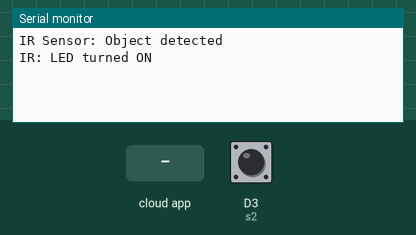
Simulated run of this sketch. Board: ESP8266 (NodeMCU). Parts: the last lines printed to the serial monitor. The test bench sets the inputs (shaded band); at power-on: D3 (s2) LOW. WiFi joins after 1.5 s; servers stay silent unless stated.

Above: at 2.7 s.
2.8 s: the phone or cloud app sets led to 0
At 3.8 s:
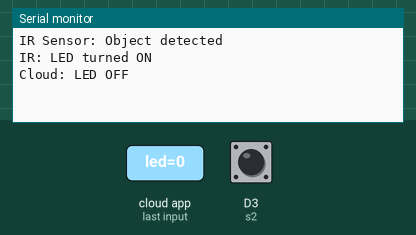
4.6 s: the phone or cloud app sets led to 1
At 5.2 s:
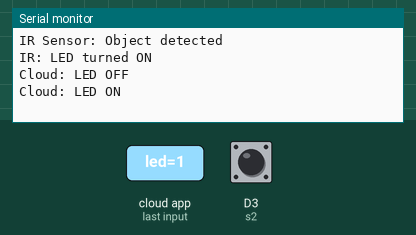
6.2 s: D3 (s2) pulsed HIGH 2 times (0.12 s each, 0.3 s apart)
At 8.2 s:
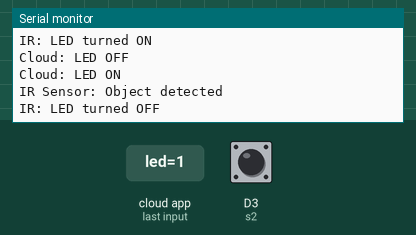

Measured:
- after the input at 2.8 s, the serial monitor: prints a new line after 0.31 s (image 1)
- after the input at 4.6 s, the serial monitor: prints a new line after 0.11 s (image 2)
- after the input at 6.2 s, the serial monitor: prints a new line after 0.52 s (image 3)

The sketch:

ESP8266_LED_Control_apr07a.ino
```cpp
#include "arduino_secrets.h"


#include "thingProperties.h"

const int s1 = D0;
const int s2 = D3;

bool s1State = false;

void setup() {
  Serial.begin(9600);
  delay(1500);

  pinMode(s1, OUTPUT);
  pinMode(s2, INPUT);

  initProperties();
  ArduinoCloud.begin(ArduinoIoTPreferredConnection);

  setDebugMessageLevel(2);
  ArduinoCloud.printDebugInfo();
}

void loop() {
  ArduinoCloud.update();
  checkIRSensor();
}


void onLedChange()  {
  if (led) {
    digitalWrite(s1, HIGH);
    s1State = true;
    Serial.println("Cloud: LED ON");
  } else {
    digitalWrite(s1, LOW);
    s1State = false;
    Serial.println("Cloud: LED OFF");
  }
}


void checkIRSensor() {
  static bool objectPreviouslyDetected = false;

  bool objectDetected = digitalRead(s2) == LOW;

  if (objectDetected && !objectPreviouslyDetected) {
    Serial.println("IR Sensor: Object detected");


    s1State = !s1State;
    digitalWrite(s1, s1State ? HIGH : LOW);
    Serial.println(s1State ? "IR: LED turned ON" : "IR: LED turned OFF");


    led = s1State;
  }

  objectPreviouslyDetected = objectDetected;

  delay(200);
}
```

arduino_secrets.h
```cpp
#define SECRET_DEVICE_KEY ""
#define SECRET_OPTIONAL_PASS ""
#define SECRET_SSID ""
```

thingProperties.h
```cpp
// Code generated by Arduino IoT Cloud, DO NOT EDIT.

#include <ArduinoIoTCloud.h>
#include <Arduino_ConnectionHandler.h>

const char DEVICE_LOGIN_NAME[]  = "848039f7-e10f-4c4e-bc37-4ad276088486";

const char SSID[]               = "Apple";    // Network SSID (name)
const char PASS[]               = "123456789";    // Network password (use for WPA, or use as key for WEP)
const char DEVICE_KEY[]  = "2XTRveHl8dEJFzT4rO3LKl1ub";    // Secret device password

void onLedChange();

bool led;

void initProperties(){

  ArduinoCloud.setBoardId(DEVICE_LOGIN_NAME);
  ArduinoCloud.setSecretDeviceKey(DEVICE_KEY);
  ArduinoCloud.addProperty(led, READWRITE, ON_CHANGE, onLedChange);

}

WiFiConnectionHandler ArduinoIoTPreferredConnection(SSID, PASS);
```
